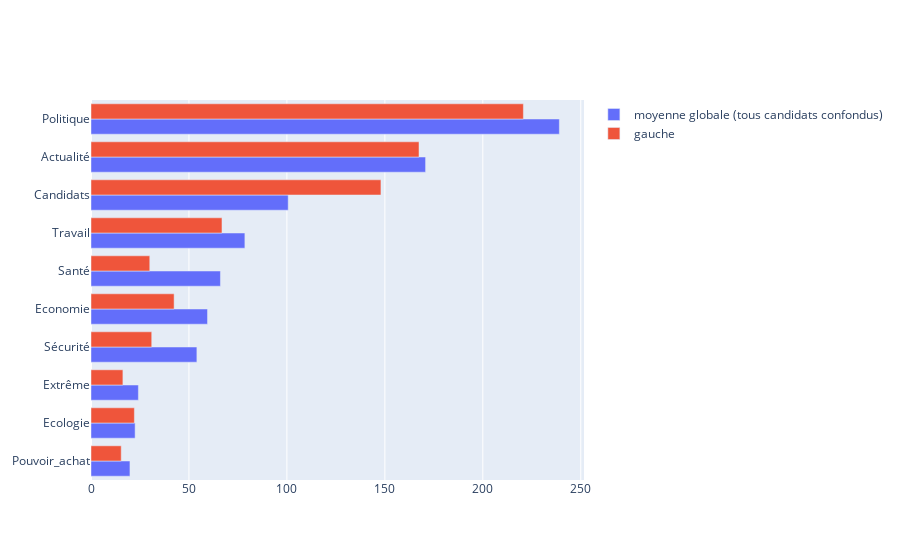

Notebook code for this chart:
### Code cell
global_vs_choosen_political_trend_mean_score_per_theme(political_trend="gauche")

### Figure 1 — Plotly figure (JSON) as saved in the notebook; plotly's stock layout.template omitted (floating-point values rounded to 4 significant figures)
{"data": [{"name": "moyenne globale (tous candidats confondus)", "orientation": "h", "type": "bar", "x": [19.88, 22.52, 24.19, 54.05, 59.48, 66.07, 78.55, 100.7, 170.8, 239.1], "y": ["Pouvoir_achat", "Ecologie", "Extrême", "Sécurité", "Economie", "Santé", "Travail", "Candidats", "Actualité", "Politique"]}, {"name": "gauche", "orientation": "h", "type": "bar", "x": [15.43, 16.29, 22.14, 30, 31, 42.43, 66.86, 148, 167.4, 220.7], "y": ["Pouvoir_achat", "Extrême", "Ecologie", "Santé", "Sécurité", "Economie", "Travail", "Candidats", "Actualité", "Politique"]}], "layout": {"barmode": "group"}}
